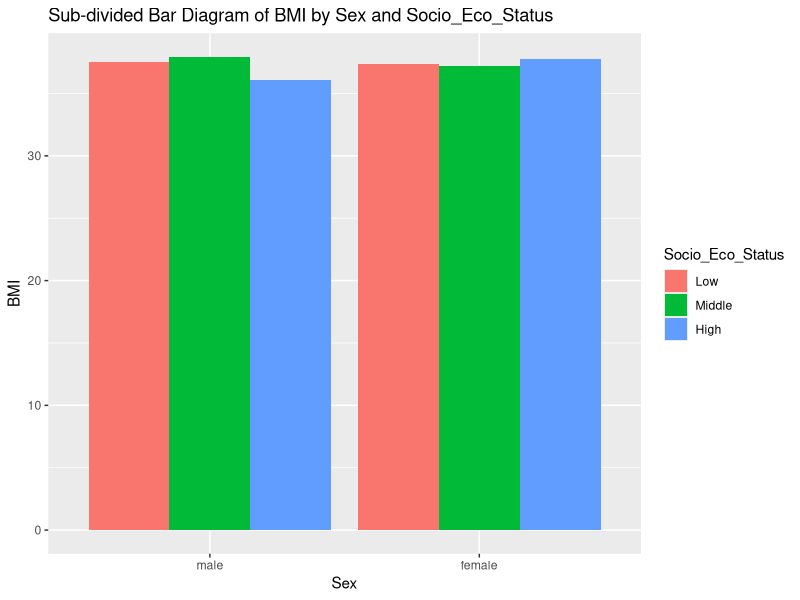
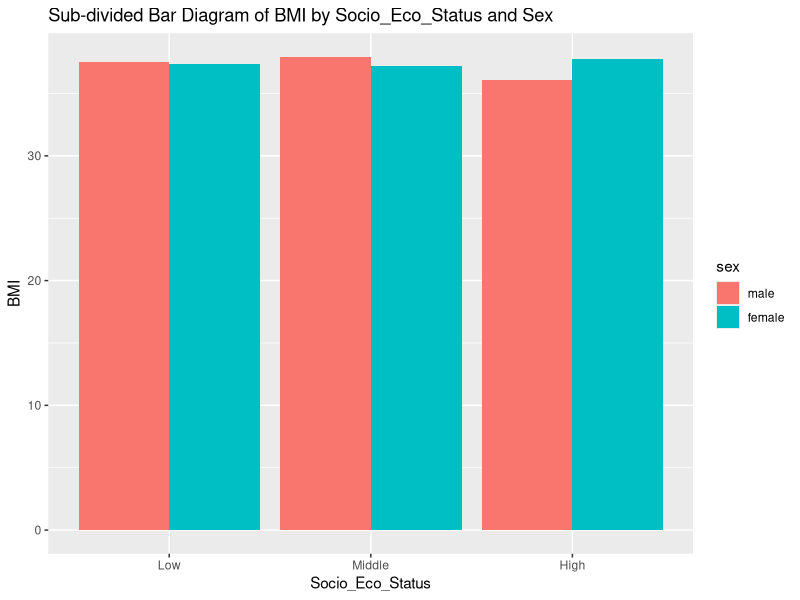
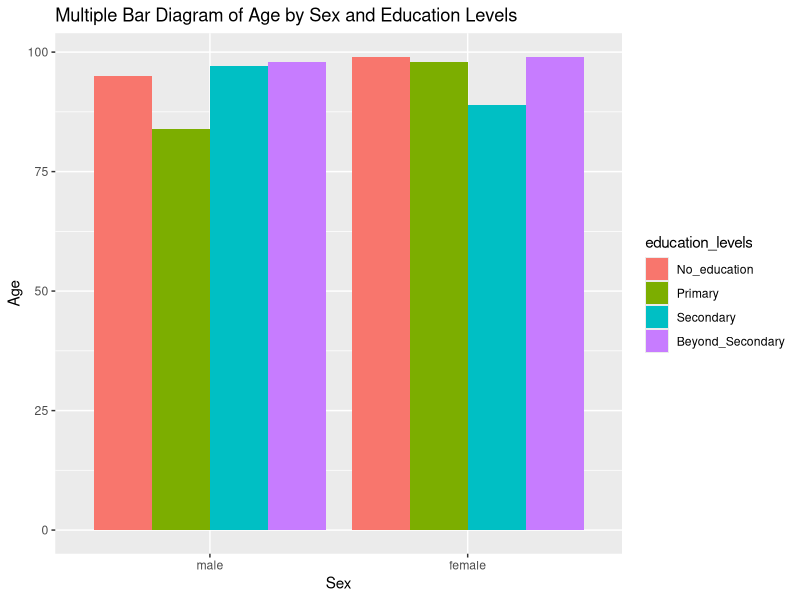
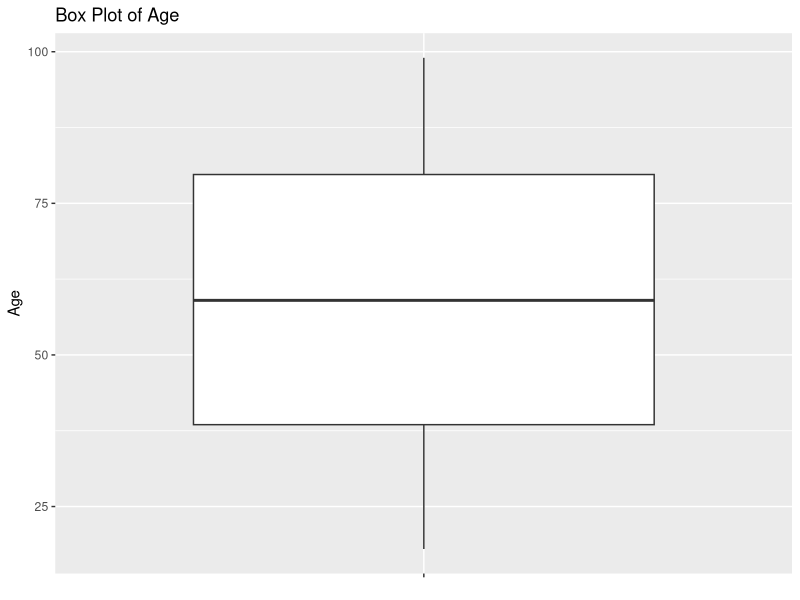
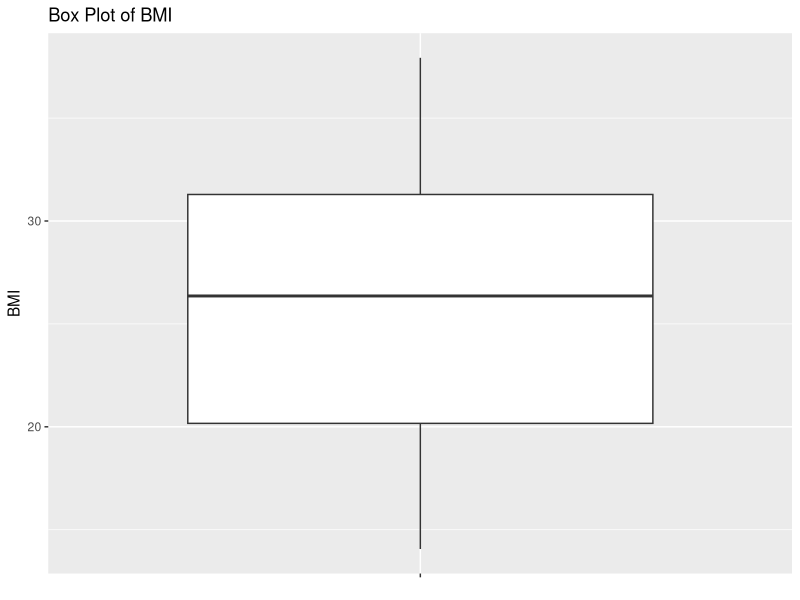
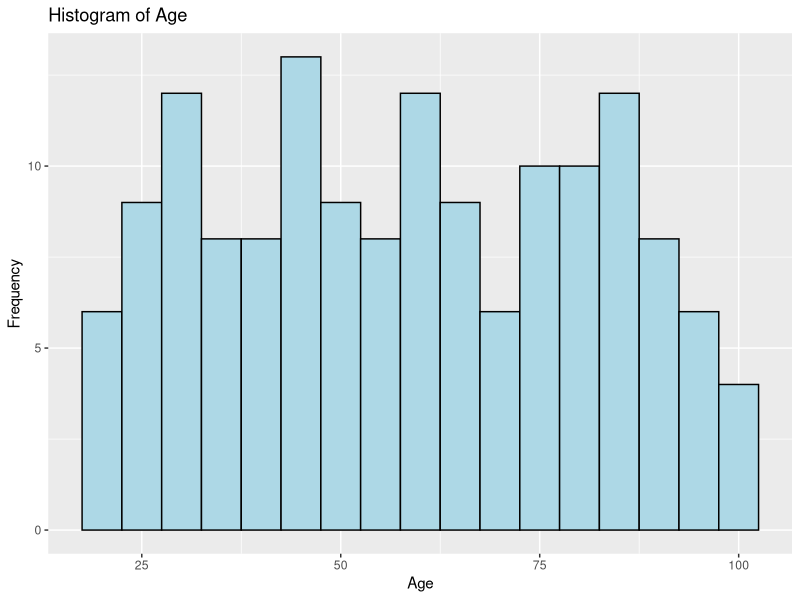
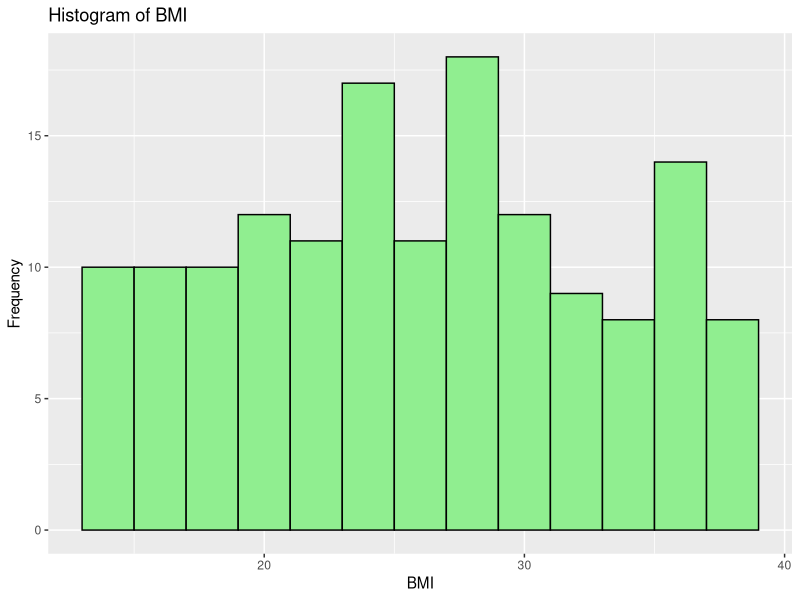

Write the R code that produced these figures, in order.
#a
set.seed(7916007)
Age <- sample(18:99, 150, replace = TRUE)
sex <- sample(c("male", "female"), 150, replace = TRUE)
education_levels <- sample(c("No_education", "Primary", "Secondary", "Beyond_Secondary"), 150, replace = TRUE)
Socio_Eco_Status <- sample(c("Low", "Middle", "High"), 150, replace = TRUE)
BMI <- runif(150, min = 14, max = 38)

data <- data.frame(Age, sex, education_levels, Socio_Eco_Status, BMI)

# Convert to factors
data$sex <- factor(data$sex, levels = c("male", "female"))
data$education_levels <- factor(data$education_levels, levels = c("No_education", "Primary", "Secondary", "Beyond_Secondary"))
data$Socio_Eco_Status <- factor(data$Socio_Eco_Status, levels = c("Low", "Middle", "High"))

head(data)


library(ggplot2)

# b
# Sub-divided bar diagram of BMI by sex
ggplot(data, aes(x = sex, y = BMI, fill = Socio_Eco_Status)) +
  geom_bar(position = "dodge", stat = "identity") +
  labs(title = "Sub-divided Bar Diagram of BMI by Sex and Socio_Eco_Status",
       x = "Sex", y = "BMI")

#' Interpretation:
#' Sub-divided Bar Diagram of BMI by Sex and Socio_Eco_Status shows that we 
#' have two categories in x axis as male and female and BMI of 3 category people
#' are shown and we get from the plat that Female with High socio economic
#' status has BMI where as same category male has low BMI. 

# Sub-divided bar diagram of BMI by Socio_Eco_Status
ggplot(data, aes(x = Socio_Eco_Status, y = BMI, fill = sex)) +
  geom_bar(position = "dodge", stat = "identity") +
  labs(title = "Sub-divided Bar Diagram of BMI by Socio_Eco_Status and Sex",
       x = "Socio_Eco_Status", y = "BMI")
#' Interpretation:
#' Sub-divided Bar Diagram of BMI by Socio_Eco_Status and Sex shows that we 
#' have two categories in x axis as male and female and BMI of 3 category people
#' are shown and we get from the plat that Female with High socio economic
#' status has BMI where as same category male has low BMI. As simillar to above plot.

# c

# Multiple bar diagram of age variable with sex and education_levels variables
ggplot(data, aes(x = sex, y = Age, fill = education_levels)) +
  geom_bar(position = "dodge", stat = "identity") +
  labs(title = "Multiple Bar Diagram of Age by Sex and Education Levels",
       x = "Sex", y = "Age")

#' Interpretation:
#' Here we get female with No-education and Primary education level has higer Age. 
#' Where as same but opposite for male.

# d
# Box plot of age
ggplot(data, aes(x = "", y = Age)) +
  geom_boxplot() +
  labs(title = "Box Plot of Age", x = NULL, y = "Age")

# Box Plot shows that for age the median is between 75 and 50 and Minimum value is 25 and max is almost 100.

# Box plot of BMI
ggplot(data, aes(x = "", y = BMI)) +
  geom_boxplot() +
  labs(title = "Box Plot of BMI", x = NULL, y = "BMI")

# Box Plot shows that for BMI the median is between 30 and 20 and Minimum value is 15 and max is above 35.
# Here the median BMI is almost 25.


# Histogram of age
ggplot(data, aes(x = Age)) +
  geom_histogram(binwidth = 5, fill = "lightblue", color = "black") +
  labs(title = "Histogram of Age", x = "Age", y = "Frequency")

# Histogram of Age shows the data of Age looks like a Normal which is not a 
# Skewed distribution. 

# Histogram of BMI
ggplot(data, aes(x = BMI)) +
  geom_histogram(binwidth = 2, fill = "lightgreen", color = "black") +
  labs(title = "Histogram of BMI", x = "BMI", y = "Frequency")

# Histogram of BMI shows the data of Age looks like a Normal which is not a 
# Skewed distribution. We can use Mean value for further analysis. 

